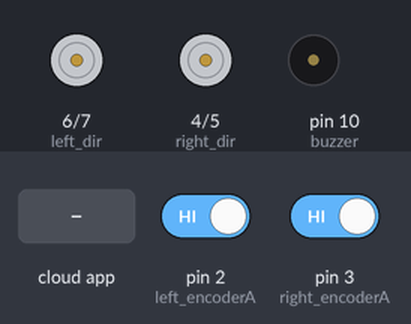
A sketch run on a simulated Arduino Uno, built with avr-gcc and run on an emulated ATmega328P. Shown: direction and speed pins drawn as motors (green arrow = direction pin HIGH = forward, orange = LOW = backward, longer = more drive), buzzer (waves = sounding). The inputs (shaded band) are chosen by the test bench; at power-on: pin 2 (left_encoderA) HIGH, pin 3 (right_encoderA) HIGH. The ROS host is connected and sends only what is stated.

Above: at 2.9 s.
3.0 s: the phone or cloud app sets linear.x to -100
At 3.8 s:
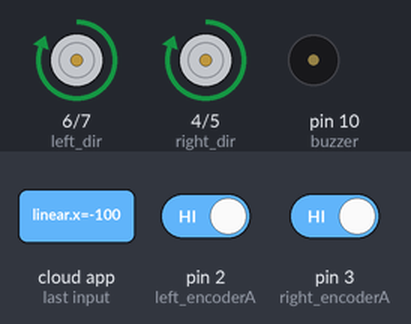
5.5 s: the phone or cloud app sets linear.x to 100
At 5.9 s:
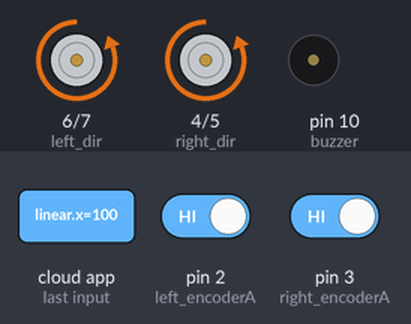
Timing chart, 0 to 8.5 s (numbered marks = the images above; inputs shaded):
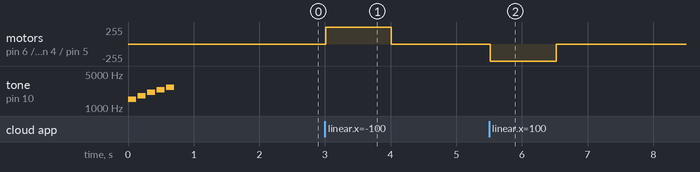

Measured:
- after the input at 3.0 s, motor on pin 6 (left_dir) / pin 7 (left_pwm), motor on pin 4 (right_dir) / pin 5 (right_pwm): stopped → forward 255/255 at once, → stopped 1.0 s later
- after the input at 5.5 s, motor on pin 6 (left_dir) / pin 7 (left_pwm), motor on pin 4 (right_dir) / pin 5 (right_pwm): stopped → backward 255/255 at once, → stopped 1.0 s later

The sketch:

BAYMAX_AGV.ino
```cpp
#include <Wire.h>
#include <PID_v1.h>
#include <ros.h>
#include <std_msgs/String.h>
#include <geometry_msgs/Twist.h>
#include <ros/time.h>
#include <std_msgs/Int16.h>


//initializing all the variables
#define LOOPTIME                      100     //Looptime in millisecond
const byte noCommLoopMax = 10;                //number of main loops the robot will execute without communication before stopping
unsigned int noCommLoops = 0;                 //main loop without communication counter

const long int encoder_minimum = -32768;
const long int encoder_maximum = 32767;

double speed_cmd_left2 = 0;

const int left_encoderA = 2;               //A channel for encoder of left motor
const int left_encoderB = 8;      //B channel for encoder of left motor
volatile long left_encoder_value = 0;
volatile int left_wheel_tick_count = 0;
std_msgs::Int16 left_wheel_tick_count_msg;


const int right_encoderA = 3;              //A channel for encoder of right motor
const int right_encoderB = 9; //B channel for encoder of right motor
volatile long right_encoder_value = 0;
volatile int right_wheel_tick_count = 0;
std_msgs::Int16 right_wheel_tick_count_msg;


// Pin variables for motors.
const int right_pwm = 5;
const int right_dir = 4;
const int left_pwm = 7;
const int left_dir = 6;

int buzzer = 10;


unsigned long lastMilli = 0;

//--- Robot-specific constants ---
const double radius = 0.05;                   //Wheel radius, in m
const double wheelbase = 0.26;               //Wheelbase, in m
const double encoder_cpr = 2940;               //Encoder ticks or counts per rotation
const double speed_to_pwm_ratio = 0.00369;    //Ratio to convert speed (in m/s) to PWM value. It was obtained by plotting the wheel speed in relation to the PWM motor command (the value is the slope of the linear function).
//const double min_speed_cmd = 0.20295;          //(min_speed_cmd/speed_to_pwm_ratio) is the minimum command value needed for the motor to start moving. This value was obtained by plotting the wheel speed in relation to the PWM motor command (the value is the constant of the linear function).
const double min_speed_cmd = 0.2214;     // for 60 pwm


double speed_req = 0;                         //Desired linear speed for the robot, in m/s
double angular_speed_req = 0;                 //Desired angular speed for the robot, in rad/s

double speed_req_left = 0;                    //Desired speed for left wheel in m/s
double speed_act_left = 0;                    //Actual speed for left wheel in m/s
double speed_cmd_left = 0;                    //Command speed for left wheel in m/s

double speed_req_right = 0;                   //Desired speed for right wheel in m/s
double speed_act_right = 0;                   //Actual speed for right wheel in m/s
double speed_cmd_right = 0;                   //Command speed for right wheel in m/s

const double max_speed = 1.0;                 //Max speed in m/s

int PWM_leftMotor = 0;                     //PWM command for left motor
int PWM_rightMotor = 0;                    //PWM command for right motor

// PID Parameters
const double PID_left_param[] = { 0.0, 0, 0.0 }; //Respectively Kp, Ki and Kd for left motor PID
const double PID_right_param[] = { 0.0, 0, 0.0 }; //Respectively Kp, Ki and Kd for right motor PID

volatile float pos_left = 0;       //Left motor encoder position
volatile float pos_right = 0;      //Right motor encoder position

PID PID_leftMotor(&speed_act_left, &speed_cmd_left, &speed_req_left, PID_left_param[0], PID_left_param[1], PID_left_param[2], DIRECT);          //Setting up the PID for left motor
PID PID_rightMotor(&speed_act_right, &speed_cmd_right, &speed_req_right, PID_right_param[0], PID_right_param[1], PID_right_param[2], DIRECT);   //Setting up the PID for right motor


ros::NodeHandle nh;

//function that will be called when receiving command from host
void handle_cmd (const geometry_msgs::Twist& cmd_vel) {
  noCommLoops = 0;                                                  //Reset the counter for number of main loops without communication

  speed_req = cmd_vel.linear.x;                                     //Extract the commanded linear speed from the message

  angular_speed_req = cmd_vel.angular.z;                            //Extract the commanded angular speed from the message

  speed_req_left = speed_req - angular_speed_req * (wheelbase / 2); //Calculate the required speed for the left motor to comply with commanded linear and angular speeds
  speed_req_right = speed_req + angular_speed_req * (wheelbase / 2); //Calculate the required speed for the right motor to comply with commanded linear and angular speeds

}

// ros publisher
ros::Publisher left_speed_output("lwheel", &left_wheel_tick_count_msg);
ros::Publisher right_speed_output("rwheel", &right_wheel_tick_count_msg);

ros::Subscriber<geometry_msgs::Twist> cmd_vel("cmd_vel", handle_cmd);   //create a subscriber to ROS topic for velocity commands (will execute "handle_cmd" function when receiving data)
//geometry_msgs::Vector3Stamped speed_msg;                                //create a "speed_msg" ROS message
//ros::Publisher speed_pub("speed", &speed_msg);                          //create a publisher to ROS topic "speed" using the "speed_msg" type

void left_Fwd(const size_t speed) {
  analogWrite(left_pwm, speed); // done
  digitalWrite(left_dir, 1);
}
void left_Bwd(const size_t speed) {
  analogWrite(left_pwm, speed); //done
  digitalWrite(left_dir, 0);
}
void left_Stop() {
  analogWrite(left_pwm, 0);
  digitalWrite(left_dir, 0);
}

void right_Fwd(const size_t speed) {
  analogWrite(right_pwm, speed);
  digitalWrite(right_dir, 1);
}
void right_Bwd(const size_t speed) {
  analogWrite(right_pwm, speed);
  digitalWrite(right_dir, 0);
}
void    right_Stop() {
  analogWrite(right_pwm, 0);
  digitalWrite(right_dir, 0);
}


//__________________________________________________________________________

void setup() {

  pinMode(right_pwm, OUTPUT);    // sets the digital pin 13 as output
  pinMode(left_pwm, OUTPUT);
  pinMode(right_dir, OUTPUT);
  pinMode(left_dir, OUTPUT);

  playTone(1500, 125);  // First tone
  delay(20);
  playTone(1800, 125);  // Second tone
  delay(20);
  playTone(2100, 125);  // Third tone
  delay(20);
  playTone(2400, 125);  // Fourth tone
  delay(20);
  playTone(2700, 125);  // Fifth tone

  delay(1000);


  nh.initNode();                            //init ROS node
  nh.getHardware()->setBaud(57600);         //set baud for ROS serial communication
  nh.subscribe(cmd_vel);
  nh.advertise(left_speed_output);
  nh.advertise(right_speed_output);//suscribe to ROS topic for velocity commands
  //nh.advertise(speed_pub);                  //prepare to publish speed in ROS topic


  //setting motor speeds to zero
  left_Stop();
  right_Stop();
  //setting PID parameters
  //PID_leftMotor.SetSampleTime(5);
  //PID_rightMotor.SetSampleTime(5);
  PID_leftMotor.SetOutputLimits(-max_speed, max_speed);
  PID_rightMotor.SetOutputLimits(-max_speed, max_speed);
  PID_leftMotor.SetMode(AUTOMATIC);
  PID_rightMotor.SetMode(AUTOMATIC);

  // Define the rotary encoder for left motor
  pinMode(left_encoderA, INPUT);
  pinMode(left_encoderB, INPUT);
  digitalWrite(left_encoderA, HIGH);                // turn on pullup resistor
  digitalWrite(left_encoderB, HIGH);
  attachInterrupt(0, encoderLeftMotor, RISING);

  // Define the rotary encoder for right motor
  pinMode(right_encoderA, INPUT);
  pinMode(right_encoderB, INPUT);
  digitalWrite(right_encoderA, HIGH);                // turn on pullup resistor
  digitalWrite(right_encoderB, HIGH);
  attachInterrupt(1, encoderRightMotor, RISING);
}

//_________________________________________________________________________

void loop() {
  nh.spinOnce();
  if ((millis() - lastMilli) >= LOOPTIME)
  { // enter timed loop
    lastMilli = millis();

    if (abs(pos_left) < 5) {                                                  //Avoid taking in account small disturbances
      speed_act_left = 0;
    }
    else {
      speed_act_left = ((pos_left / encoder_cpr) * 2 * PI) * (1000 / LOOPTIME) * radius; // calculate speed of left wheel
    }

    if (abs(pos_right) < 5) {                                                 //Avoid taking in account small disturbances
      speed_act_right = 0;
    }
    else {
      speed_act_right = ((pos_right / encoder_cpr) * 2 * PI) * (1000 / LOOPTIME) * radius; // calculate speed of right wheel
    }


    pos_left = 0;
    pos_right = 0;

    speed_cmd_left = constrain(speed_cmd_left, -max_speed, max_speed);
    PID_leftMotor.Compute();
    // compute PWM value for left motor. Check constant definition comments for more information.
    PWM_leftMotor = constrain(((speed_req_left + sgn(speed_req_left) * min_speed_cmd) / speed_to_pwm_ratio) + (speed_cmd_left / speed_to_pwm_ratio), -255, 255); //

    speed_cmd_right = constrain(speed_cmd_right, -max_speed, max_speed);
    PID_rightMotor.Compute();
    // compute PWM value for right motor. Check constant definition comments for more information.
    PWM_rightMotor = constrain(((speed_req_right + sgn(speed_req_right) * min_speed_cmd) / speed_to_pwm_ratio) + (speed_cmd_right / speed_to_pwm_ratio), -255, 255); //


    if (noCommLoops >= noCommLoopMax) {                   //Stopping if too much time without command
      left_Stop();

    }
    else if (speed_req_left == 0) {                       //Stopping
      left_Stop();
    }
    else if (PWM_leftMotor < 0) {
      left_Fwd(abs(PWM_leftMotor));                   //Going forward
    }
    else {
      left_Bwd(abs(PWM_leftMotor));                   //Going backward

    }


    if (noCommLoops >= noCommLoopMax) {                   //Stopping if too much time without command
      right_Stop();
    }
    else if (speed_req_right == 0) {                      //Stopping
      right_Stop();
    }
    else if (PWM_rightMotor < 0) {                        //Going forward
      right_Fwd(abs(PWM_rightMotor));
    }
    else {                                                //Going backward
      right_Bwd(abs(PWM_rightMotor));
    }

    if ((millis() - lastMilli) >= LOOPTIME) {     //write an error if execution time of the loop in longer than the specified looptime
      nh.loginfo(" TOO LONG ");
    }

    noCommLoops++;
    if (noCommLoops == 65535) {
      noCommLoops = noCommLoopMax;
    }

    //publishSpeed(LOOPTIME);   //Publish odometry on ROS topic
  }
  right_wheel_tick_count_msg.data = right_wheel_tick_count;
  left_wheel_tick_count_msg.data = left_wheel_tick_count;

  right_speed_output.publish(&right_wheel_tick_count_msg);
  left_speed_output.publish(&left_wheel_tick_count_msg);
}

//Publish function for odometry, uses a vector type message to send the data (message type is not meant for that but that's easier than creating a specific message type)
/*void publishSpeed(double time) {
  speed_msg.header.stamp = nh.now();      //timestamp for odometry data
  speed_msg.vector.x = speed_act_left;    //left wheel speed (in m/s)
  speed_msg.vector.y = speed_act_right;   //right wheel speed (in m/s)
  speed_msg.vector.z = time / 1000;       //looptime, should be the same as specified in LOOPTIME (in s)
  //speed_pub.publish(&speed_msg);
  nh.spinOnce();
  nh.loginfo("Publishing odometry");
  }*/

void encoderLeftMotor()
{
  // Read the value for the encoder for the right wheel
  int val = digitalRead(left_encoderB);
  if (val == LOW)
  {
    if (left_wheel_tick_count == encoder_minimum)
    {
      left_wheel_tick_count = encoder_maximum;
    }
    else
    {
      left_wheel_tick_count--;
    }
  }
  else
  {
    if (left_wheel_tick_count == encoder_maximum)
    {
      left_wheel_tick_count = encoder_minimum;
    }
    else
    {
      left_wheel_tick_count++;
    }
  }
}
// Increment the number of pulses by 1
void encoderRightMotor()
{
  // Read the value for the encoder for the right wheel
  int val = digitalRead(right_encoderB);
  if (val == LOW)
  {
    if (right_wheel_tick_count == encoder_maximum)
    {
      right_wheel_tick_count = encoder_minimum;
    }
    else
    {
      right_wheel_tick_count++;
    }
  }
  else
  {
    if (right_wheel_tick_count == encoder_minimum)
    {
      right_wheel_tick_count = encoder_maximum;
    }
    else
    {
      right_wheel_tick_count--;
    }
  }
}

void playTone(int frequency, int duration) {
  tone(buzzer, frequency);
  delay(duration);
  noTone(buzzer);
}

template <typename T> int sgn(T val) {
  return (T(0) < val) - (val < T(0));
}
```
